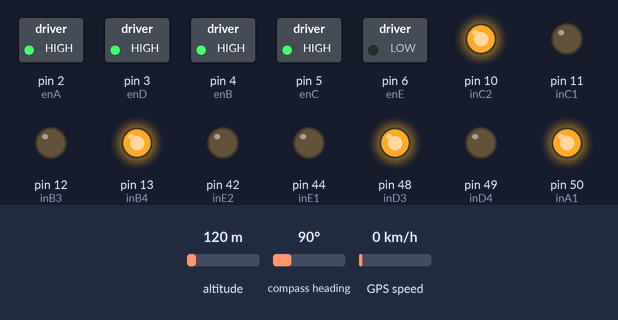
The sketch below on a simulated Arduino Mega 2560, built with avr-gcc and run on an emulated ATmega2560. Parts: switched loads named in the sketch (green lamp = pin HIGH), output pins drawn as LEDs (lit = HIGH). Inputs (shaded band) come from the test bench; at power-on: altitude 120 m, compass heading 90°, GPS speed 0 km/h. The GPS gets a fix after 3 s at 37.7749, -122.4194 with 8 satellites; what the sketch prints to the serial monitor is not drawn.

Above: at 0.1 s.
Timing chart, 0 to 1.6 s (numbered marks = the images above):
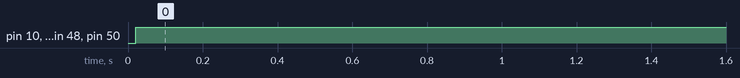

The sketch:

GPS_Experiment.ino
```cpp
#include <SoftwareSerial.h>
#include <TinyGPS++.h>
#include <QMC5883LCompass.h>

QMC5883LCompass compass;
TinyGPSPlus gps;

// Target GPS coordinates
float targetLat = 32.001010;
float targetLon = 34.770870;

float currentLat = 0.0, currentLon = 0.0;
int targetAzimuth = 0;

#define PWM 255
#define enA 2
#define enB 4
#define enC 5
#define enD 3
#define enE 6
#define inA1 50
#define inA2 51
#define inD3 48
#define inD4 49
#define inB3 12
#define inB4 13
#define inC1 11
#define inC2 10
#define inE1 44
#define inE2 42

unsigned long lastGPSUpdate = 0;
unsigned long lastPrintTime = 0;

void setup() {
  Serial.begin(9600);
  Serial2.begin(9600);
  compass.init();
  compass.setCalibration(-1455, 923, -1058, 1523, -856, 1012);
  pinMode(enA, OUTPUT);
  pinMode(enB, OUTPUT);
  pinMode(enC, OUTPUT);
  pinMode(enD, OUTPUT);
  pinMode(enE, OUTPUT);
  pinMode(inA1, OUTPUT);
  pinMode(inA2, OUTPUT);
  pinMode(inD3, OUTPUT);
  pinMode(inD4, OUTPUT);
  pinMode(inB3, OUTPUT);
  pinMode(inB4, OUTPUT);
  pinMode(inC1, OUTPUT);
  pinMode(inC2, OUTPUT);
  pinMode(inE1, OUTPUT);
  pinMode(inE2, OUTPUT);

  analogWrite(enA, PWM);
  analogWrite(enD, PWM);
  analogWrite(enB, PWM);
  analogWrite(enC, PWM);
}

void loop() {
  // Read data from GPS
  while (Serial2.available()) gps.encode(Serial2.read());

  unsigned long currentTime = millis();

  // Update location and bearing every second
  if (gps.location.isValid() && currentTime - lastGPSUpdate > 1000) {
    currentLat = gps.location.lat();
    currentLon = gps.location.lng();
    targetAzimuth = calculateBearing(currentLat, currentLon, targetLat, targetLon);
    lastGPSUpdate = currentTime;
  }

  // Stop if target is reached
  float dist = haversine(currentLat, currentLon, targetLat, targetLon);
  if (dist < 5.0) {
    stop();
    Serial.println("✅ Arrived at destination!");
    return;
  }

  // Drive forward
  forward();

  // Debug print every second
  if (currentTime - lastPrintTime >= 1000) {
    compass.read();
    int currentAzimuth = compass.getAzimuth();
    if (currentAzimuth < 0) currentAzimuth += 360;

    Serial.print("GPS: ");
    Serial.print(currentLat, 6);
    Serial.print(", ");
    Serial.print(currentLon, 6);
    Serial.print(" | Distance: ");
    Serial.print(dist);
    Serial.print(" | Target Bearing: ");
    Serial.print(targetAzimuth);
    Serial.print(" | Compass Heading: ");
    Serial.println(currentAzimuth);
    lastPrintTime = currentTime;
  }
}

// Drive forward
void forward() {
  digitalWrite(inA1, HIGH); digitalWrite(inA2, LOW);
  digitalWrite(inD3, HIGH); digitalWrite(inD4, LOW);
  digitalWrite(inC1, LOW);  digitalWrite(inC2, HIGH);
  digitalWrite(inB3, LOW);  digitalWrite(inB4, HIGH);
}

// Stop all motors
void stop() {
  digitalWrite(inA1, LOW); digitalWrite(inA2, LOW);
  digitalWrite(inD3, LOW); digitalWrite(inD4, LOW);
  digitalWrite(inC1, LOW); digitalWrite(inC2, LOW);
  digitalWrite(inB3, LOW); digitalWrite(inB4, LOW);
  digitalWrite(inE1, LOW); digitalWrite(inE2, LOW);
}

// Calculate distance between two GPS points (in meters)
float haversine(float lat1, float lon1, float lat2, float lon2) {
  float R = 6371000;
  float dLat = radians(lat2 - lat1);
  float dLon = radians(lon2 - lon1);
  lat1 = radians(lat1); lat2 = radians(lat2);
  float a = sin(dLat/2) * sin(dLat/2) +
            cos(lat1) * cos(lat2) * sin(dLon/2) * sin(dLon/2);
  float c = 2 * atan2(sqrt(a), sqrt(1-a));
  return R * c;
}

// Calculate bearing (azimuth) from current to target point
float calculateBearing(float lat1, float lon1, float lat2, float lon2) {
  float dLon = radians(lon2 - lon1);
  lat1 = radians(lat1);
  lat2 = radians(lat2);
  float y = sin(dLon) * cos(lat2);
  float x = cos(lat1)*sin(lat2) - sin(lat1)*cos(lat2)*cos(dLon);
  float bearing = degrees(atan2(y, x));
  return fmod((bearing + 360.0), 360.0);
}
```

Measured:
- by itself, pin 10 (inC2), pin 13 (inB4), pin 48 (inD3), pin 50 (inA1): LOW → HIGH at 0.02 s
